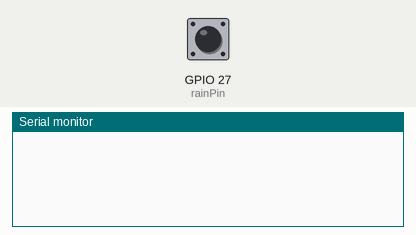
This sketch was run on a simulated ESP32. Shown: the last lines printed to the serial monitor. The test bench sets the inputs (shaded band); at power-on: GPIO 27 (rainPin) HIGH.

Above: at 1.2 s.
1.3 s: GPIO 27 (rainPin) pulled LOW for 0.15 s
4.4 s: GPIO 27 (rainPin) pulled LOW for 1 s
At 6.4 s:
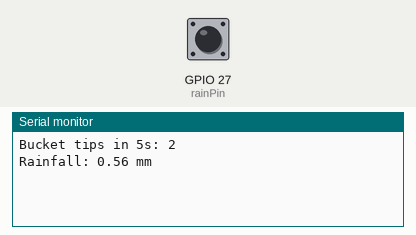
6.9 s: GPIO 27 (rainPin) pulled LOW for 0.15 s
At 11.4 s:
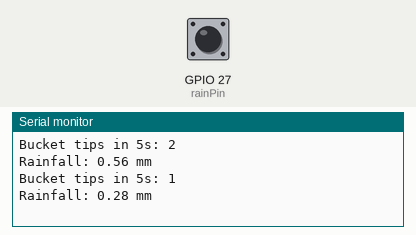

The sketch:

Rain_Gauge_Test.ino
```cpp
const int rainPin = 27;       // your chosen GPIO
volatile unsigned long rainCount = 0;

void IRAM_ATTR onRain() {
  rainCount++;
}

void setup() {
  Serial.begin(115200);
  pinMode(rainPin, INPUT_PULLUP);
  attachInterrupt(digitalPinToInterrupt(rainPin), onRain, FALLING);
}

void loop() {
  delay(5000);  // check every 5 seconds
  noInterrupts();
  unsigned long tips = rainCount;
  rainCount = 0;
  interrupts();

  Serial.print("Bucket tips in 5s: ");
  Serial.println(tips);

  float inches = tips * 0.011;       // kit spec: 0.011" per tip
  float mm = inches * 25.4;
  Serial.print("Rainfall: ");
  Serial.print(mm);
  Serial.println(" mm");
}
```

Measured:
- after the input at 4.4 s, the serial monitor: prints a new line after 0.60 s (image 1)
- after the input at 6.9 s, the serial monitor: prints a new line after 3.1 s (image 2)
